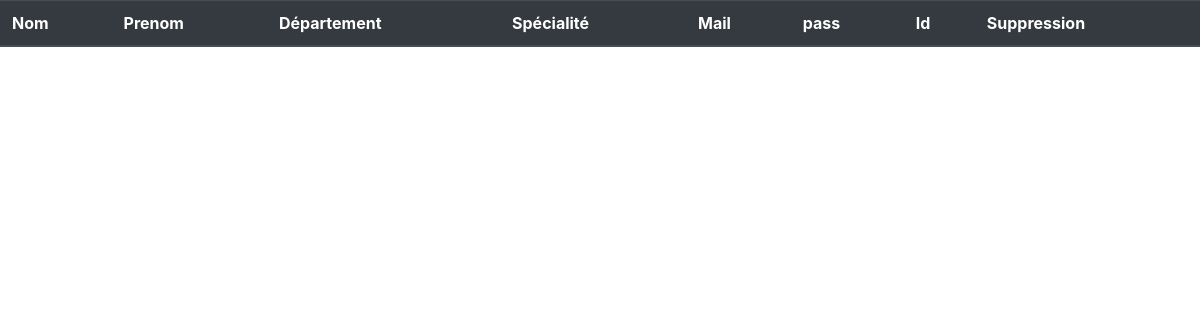
/traitement/traitement_vue_donnee_medecin.php, run on an earlier commit of the app's database.
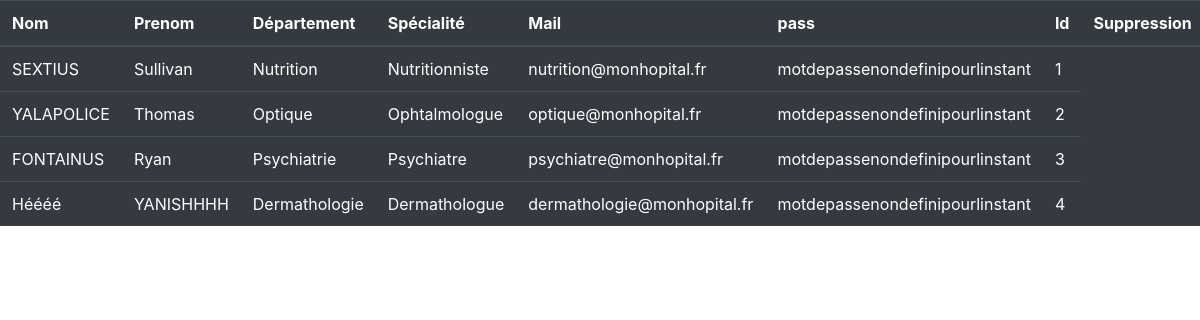
And on a later commit of the database.
### tables this page shows
CREATE TABLE IF NOT EXISTS `medecin` (
  `id` int(11) NOT NULL AUTO_INCREMENT,
  `nom` varchar(40) NOT NULL,
  `prenom` varchar(40) NOT NULL,
  `departement` varchar(40) NOT NULL,
  `specialite` varchar(40) NOT NULL,
  `mail` varchar(40) NOT NULL,
  `pass` varchar(40) NOT NULL,
  PRIMARY KEY (`id`)
);

### traitement/traitement_vue_donnee_medecin.php (the view, shortened to what this page needs)
<link rel="stylesheet" href="https://cdn.jsdelivr.net/npm/bootstrap@4.5.3/dist/css/bootstrap.min.css">
<?php
$manager = new Manager();
$db = $manager->connexion_bd();
$medecin = "SELECT nom,prenom,departement,specialite,mail,pass,id from medecin";
$request = $db->query($medecin);
$tab_connect = $request->fetchall();
 ?>
 <table class="table table-dark">
   <thead class="">
     <tr>
       <th scope="col">Nom</th>
       <th scope="col">Prenom</th>
       <th scope="col">Département</th>
       <th scope="col">Spécialité</th>
       <th scope="col">Mail</th>
       <th scope="col">pass</th>
         <th scope="col">Id</th>
          <th scope="col">Suppression</th>
     </tr>
   </thead>
   <tbody>
      <?php for ($i=0; $i < count($tab_connect); $i++) {?>
         <tr>
      <?php  foreach (array_unique($tab_connect[$i]) as $key => $value) {
        ?>
          <td class='bg bg-dark'><?php echo $value; ?></td>
  <?php       if($key == 'id'){ echo "<td class='bg bg-dark'><a href='traitement_suppression_medecin.php?delete=$value'class='btn btn-danger'>Supprimer<a/></td>";} } ?> </tr>
   <?php if($i%6 == 0){   echo "<tr></tr>";}
      }
    ?>
   </tbody>
 </table>

What changed in the data, as far as the page shows it:
added medecin: nom "SEXTIUS", prenom "Sullivan", departement "Nutrition", specialite "Nutritionniste", mail "nutrition@monhopital.fr", pass "motdepassenondefinipourlinstant", id "1"
added medecin: nom "YALAPOLICE", prenom "Thomas", departement "Optique", specialite "Ophtalmologue", mail "optique@monhopital.fr", pass "motdepassenondefinipourlinstant", id "2"
added medecin: nom "FONTAINUS", prenom "Ryan", departement "Psychiatrie", specialite "Psychiatre", mail "psychiatre@monhopital.fr", pass "motdepassenondefinipourlinstant", id "3"
added medecin: nom "Héééé", prenom "YANISHHHH", departement "Dermathologie", specialite "Dermathologue", mail "dermathologie@monhopital.fr", pass "motdepassenondefinipourlinstant", id "4"
